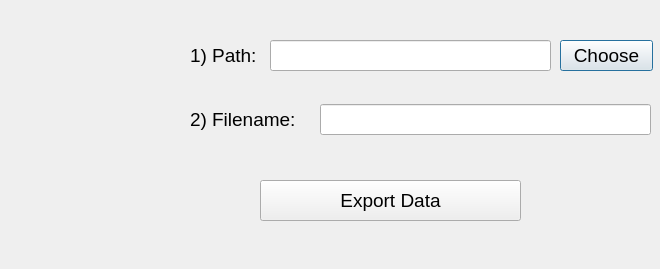
<?xml version="1.0" encoding="UTF-8"?>
<ui version="4.0">
 <class>Dialog</class>
 <widget class="QDialog" name="Dialog">
  <property name="geometry">
   <rect>
    <x>0</x>
    <y>0</y>
    <width>660</width>
    <height>269</height>
   </rect>
  </property>
  <property name="windowTitle">
   <string>Dialog</string>
  </property>
  <property name="windowIcon">
   <iconset>
    <normaloff>Assets/export.png</normaloff>Assets/export.png</iconset>
  </property>
  <widget class="QPushButton" name="pushButton">
   <property name="geometry">
    <rect>
     <x>560</x>
     <y>40</y>
     <width>93</width>
     <height>31</height>
    </rect>
   </property>
   <property name="font">
    <font>
     <family>Segoe UI</family>
     <pointsize>14</pointsize>
    </font>
   </property>
   <property name="text">
    <string>Choose</string>
   </property>
  </widget>
  <widget class="QLineEdit" name="lineEdit_2">
   <property name="geometry">
    <rect>
     <x>270</x>
     <y>40</y>
     <width>281</width>
     <height>31</height>
    </rect>
   </property>
   <property name="font">
    <font>
     <family>Segoe UI</family>
     <pointsize>14</pointsize>
    </font>
   </property>
  </widget>
  <widget class="QLineEdit" name="lineEdit">
   <property name="geometry">
    <rect>
     <x>320</x>
     <y>104</y>
     <width>331</width>
     <height>31</height>
    </rect>
   </property>
   <property name="font">
    <font>
     <family>Segoe UI</family>
     <pointsize>14</pointsize>
    </font>
   </property>
  </widget>
  <widget class="QLabel" name="label_2">
   <property name="geometry">
    <rect>
     <x>190</x>
     <y>40</y>
     <width>81</width>
     <height>31</height>
    </rect>
   </property>
   <property name="font">
    <font>
     <family>Segoe UI</family>
     <pointsize>14</pointsize>
    </font>
   </property>
   <property name="text">
    <string>1) Path:</string>
   </property>
  </widget>
  <widget class="QLabel" name="label">
   <property name="geometry">
    <rect>
     <x>190</x>
     <y>104</y>
     <width>161</width>
     <height>31</height>
    </rect>
   </property>
   <property name="font">
    <font>
     <family>Segoe UI</family>
     <pointsize>14</pointsize>
    </font>
   </property>
   <property name="text">
    <string>2) Filename:</string>
   </property>
  </widget>
  <widget class="QPushButton" name="pushButton_2">
   <property name="geometry">
    <rect>
     <x>260</x>
     <y>180</y>
     <width>261</width>
     <height>41</height>
    </rect>
   </property>
   <property name="font">
    <font>
     <family>Segoe UI</family>
     <pointsize>14</pointsize>
    </font>
   </property>
   <property name="text">
    <string>Export Data</string>
   </property>
   <property name="iconSize">
    <size>
     <width>30</width>
     <height>30</height>
    </size>
   </property>
  </widget>
  <widget class="QLabel" name="label_3">
   <property name="geometry">
    <rect>
     <x>10</x>
     <y>10</y>
     <width>171</width>
     <height>251</height>
    </rect>
   </property>
   <property name="text">
    <string/>
   </property>
  </widget>
 </widget>
 <resources/>
 <connections/>
</ui>
